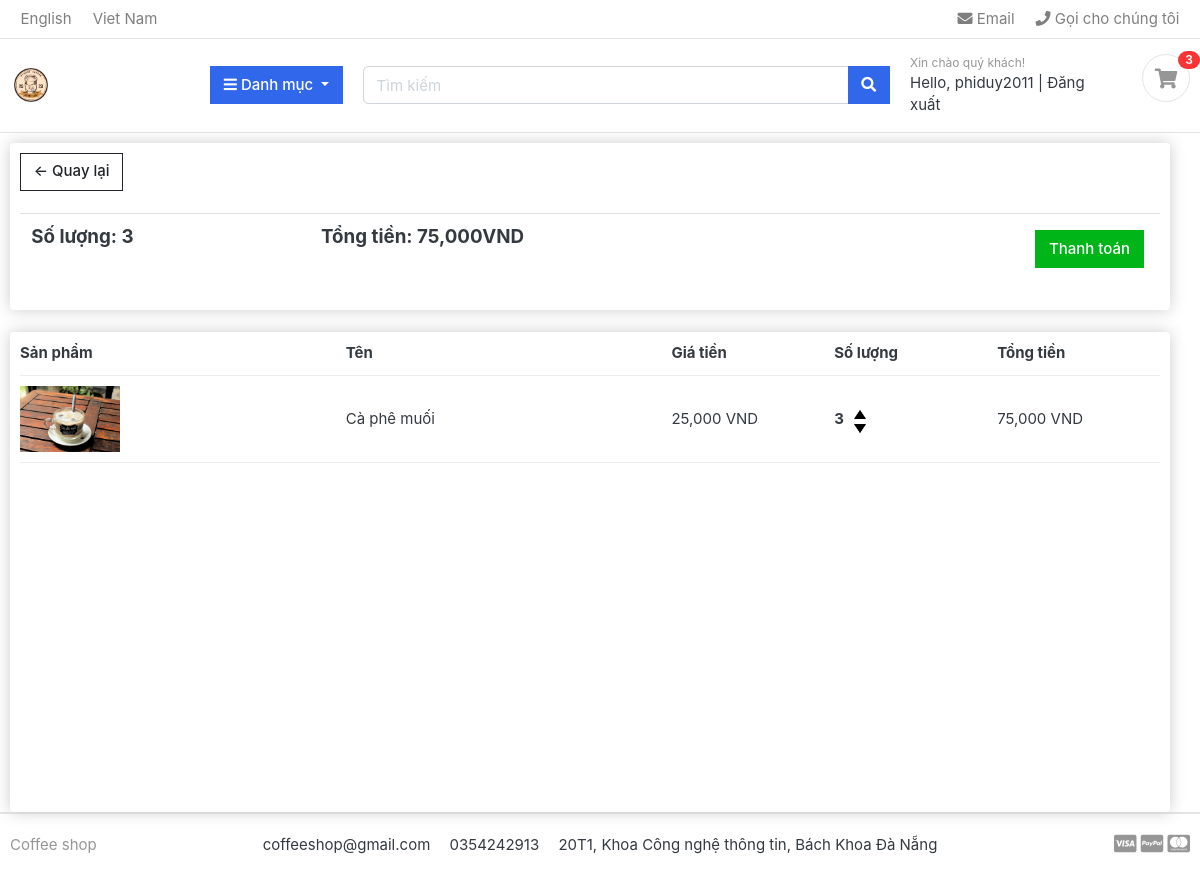
Before: /cart/ (signed in) with the older database file.
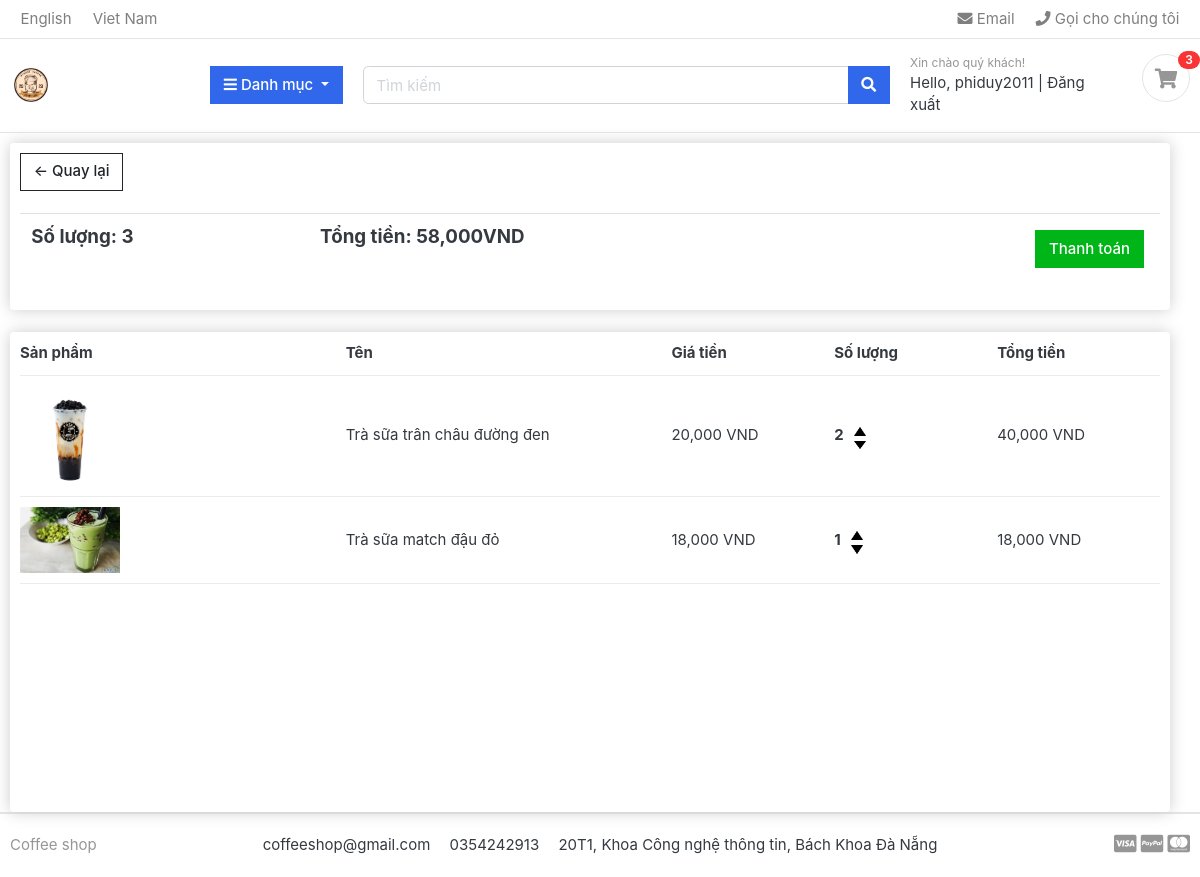
After: the same page with the newer database file.
### cart/models.py (models this page shows, shortened)
class Order(models.Model):
    customer = models.ForeignKey(Customer, on_delete=models.SET_NULL, null=True)
    date_ordered = models.DateTimeField(default=now)
    complete = models.BooleanField(default=False)
    @property
    def get_cart_total(self):
        orderitems = self.orderitem_set.all()
        total = sum([item.get_total for item in orderitems])
        return total
    @property
    def get_cart_items(self):
        orderitems = self.orderitem_set.all()
        total = sum([item.quantity for item in orderitems])
        return total

class OrderItem(models.Model):
    product = models.ForeignKey(Product, on_delete=models.SET_NULL, null=True)
    order = models.ForeignKey(Order, on_delete=models.SET_NULL, null=True)
    quantity = models.IntegerField(default=0)
    date_added = models.DateTimeField(default=now)
    @property
    def get_total(self):
        total = self.product.price * self.quantity
        return total

### coffee/models.py (models this page shows, shortened)
class Product(models.Model):
    name = models.CharField(max_length=255, unique=True)
    slug = models.SlugField(max_length=100, unique=True)
    price = models.FloatField()
    quantity = models.IntegerField()
    category = models.ForeignKey(Category, on_delete=models.CASCADE)
    image = models.ImageField(max_length=100, upload_to='products/images', blank=True)
    description = models.TextField(max_length=2048, blank=True, default='')

### cart/views.py (the view)
# urls.py: path('cart/', include('cart.urls')),
def cart(request):
    data = cartData(request)
    items = data['items']
    order = data['order']
    cartItems = data['cartItems']
    try:
        cart = json.loads(request.COOKIES['cart'])
    except:
        cart = {}
    alerts = 'False'
    if not(request.user.is_authenticated):
        alerts = 'True'
    return render(request, "cart.html", {'items':items, 'order':order, 'cartItems':cartItems,'alert':alerts})

### cart/inherit.py (called while the page is built, shortened)
def cartData(request):
    if request.user.is_authenticated:
        customer = request.user.customer
        order, created = Order.objects.get_or_create(customer=customer, complete=False)
        items = order.orderitem_set.all()
        cartItems = order.get_cart_items
    return {'cartItems':cartItems, 'items':items, 'order':order}

### category/context_processors.py (called while the page is built)
def menu_links(request):
    links = Category.objects.all()
    return dict(links=links)

### category/models.py (called while the page is built)
    def get_url(self):
        return reverse('products_by_category', args=[self.slug])

### templates/cart.html (shortened to what this page needs)
{% extends 'base.html' %}
{% load static%}
{% block content %}
<div class="container-fluid row">
    <div class="col-lg-12">
        <div class="box-element">
            <a href="/" class="btn btn-outline-dark">&#x2190 Quay lại</a>
            <br><br>
            <table class="table">
                <tr>
                    <th>
                        <h5>Số lượng: <strong>{{order.get_cart_items}}</strong></h5>
                    </th>
                    <th>
                        <h5>Tổng tiền: <strong>{{order.get_cart_total |floatformat:0|intcomma}}VND</strong></h5>
                    </th>
                    <th>
                        <a href="/cart/checkout/" class="btn btn-success" style="float: right; margin: 5px;">Thanh toán</a>
                    </th>
                </tr>
            </table>
        </div>
<br>
        <div class="box-element" style="min-height: 60vh;">
            <div class="cart-row">
                <div style="flex: 2;"><strong>Sản phẩm</strong></div>
                <div style="flex: 2;"><strong>Tên</strong></div>
                <div style="flex: 1;"><strong>Giá tiền</strong></div>
                <div style="flex: 1;"><strong>Số lượng</strong></div>
                <div style="flex: 1;"><strong>Tổng tiền</strong></div>
            </div>
            {% for item in items %}
                <div class="cart-row">
                    <div style="flex: 2;"><img class="row-image" src="{{item.product.image.url}}" alt=""></div>
                    <div style="flex: 2;">{{item.product.name}}</div>
                    <div style="flex: 1;">{{item.product.price |floatformat:0|intcomma}} VND</div>
                    <div style="flex: 1; display: flex; align-items: center;">
                    <p class="quantity" style="margin: 0;">{{item.quantity}}</p>
                    <div class="quantity">
                        <img data-product="{{item.product.id}}" data-action="add" src="{% static 'images/increase.png' %}" class="chg-quantity update-cart" alt="">
                        <img data-product="{{item.product.id}}" data-action="remove" src="{% static 'images/decrease.png' %}" class="chg-quantity update-cart" alt="">
                    </div>
                    </div>
                    <div style="flex: 1;">{{item.get_total |floatformat:0|intcomma}} VND</div>
                </div>
            {% endfor %}
        </div>
    </div>
</div>
{% endblock %}

Changed rows visible on the page:
removed OrderItem: product.image (picture), product.name "Cà phê muối", product.price "25,000", quantity "3", get_total "75,000"
computed for Order: get_cart_total "75,000" → "58,000"
added OrderItem: product.image (picture), product.name "Trà sữa trân châu đường đen", product.price "20,000", quantity "2", get_total "40,000"
added OrderItem: product.image (picture), product.name "Trà sữa match đậu đỏ", product.price "18,000", quantity "1", get_total "18,000"
